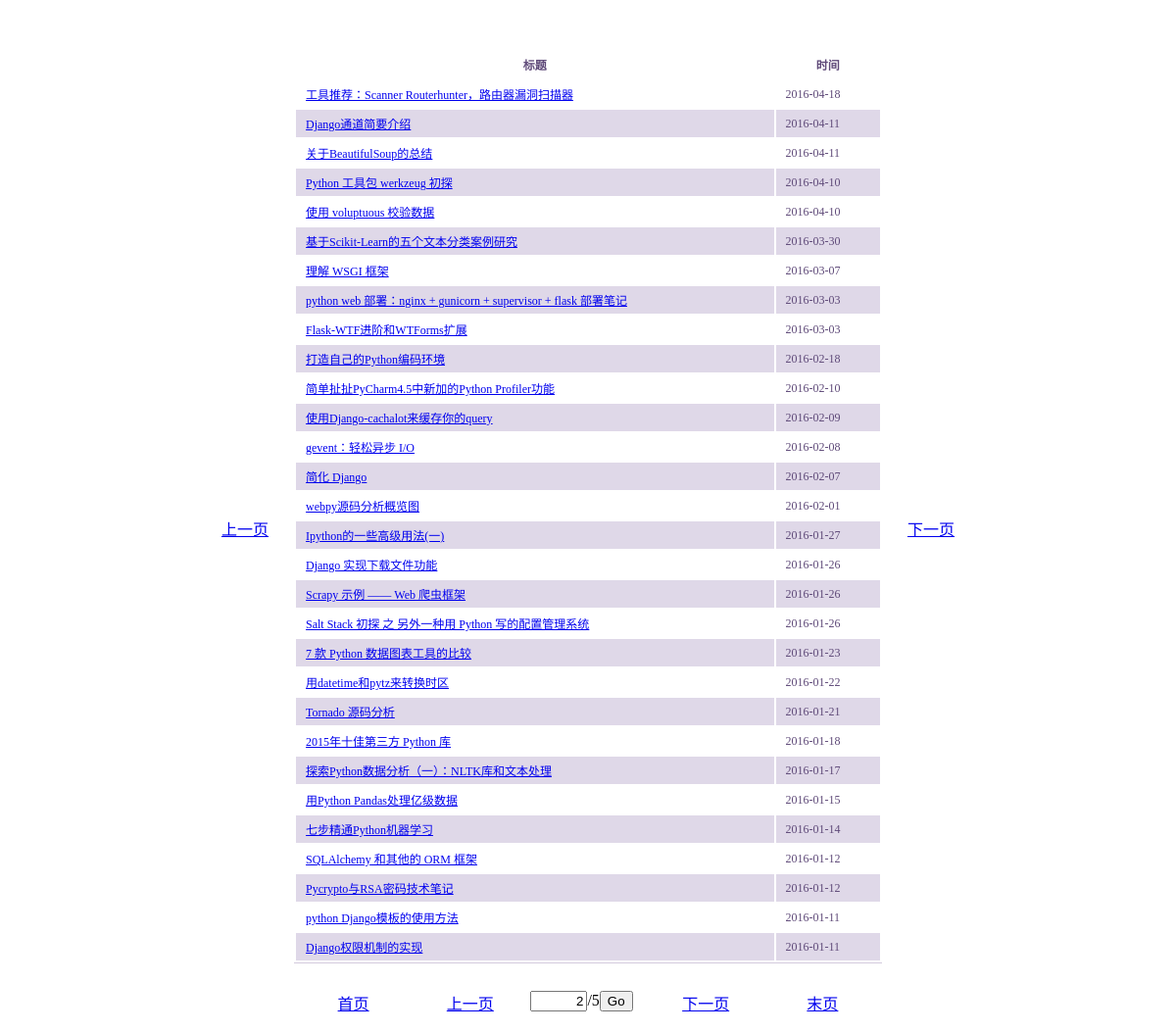
/2, run on the app's committed database.
### tables this page shows
CREATE TABLE collection
                                    (title text, date text, url text);

### web.py (the view)
@app.route('/')
@app.route('/<int:page>')
def show_items(page=1):
    order = get_order()
    max_page = count_page()
    cur = g.db.execute('''SELECT DISTINCT * FROM collection
                          ORDER BY date '''+ order + ' LIMIT ? OFFSET ?',
                          (ITEM_NUM_PER_PAGE, ITEM_NUM_PER_PAGE * (page - 1), ))
    items = [dict(title=row[0], date=row[1], url=row[2])
             for row in cur.fetchall()]
    return render_template('show.html', items=items,
                           current_page = page, max_page=max_page)

### web.py (called while the page is built)
@app.before_request
def before_request():
    g.db = sqlite3.connect('data.db')

@app.teardown_request
def teardown_request(exception):
    db = getattr(g, 'db', None)
    if db is not None:
        db.close()

def count_page():
    cur = g.db.execute('SELECT count(DISTINCT url) FROM collection')
    return ceil(cur.fetchone()[0] / ITEM_NUM_PER_PAGE)

def get_order():
    order = request.args.get('order', 'DESC')
    return order if order in ['DESC', 'ASC'] else 'DESC'

### templates/show.html (shortened to what this page needs)
<!doctype html>
<html>
  <head>
    <link rel="stylesheet" type="text/css" href="{{ url_for('static', filename='style.css') }}">
  </head>
  <body>
    <div id="container">
      <table id="table-4">
        <thead>
          <tr>
            <th>标题</th>
            <th>时间</th>
          </tr>
        </thead>
        {% for item in items %}
        <tr>
          <td><a title="{{ item.title }}" href="{{item.url}}" target="_blank">{{item.title}}</a></td>
          <td>{{item.date}}</td>
        </tr>
        {% endfor %}
      </table>
      <table id="table-nav">
        <tr>
          <td><a href="/1" title="首页">首页</a></td>
          <td>
            {% if current_page > 1 %}
              <a href="/{{current_page - 1}}" title="上一页">上一页</a>
            {% endif %}
          </td>
          <td>
            <form action="{{url_for('goto')}}" onsubmit="return validate_form(this)"  method="post">
              <input type="text" name="target_page" style="width:50px;text-align:right" value="{{current_page}}">
              {{- '/%d'|format(max_page) -}}
              <input type="submit" value="Go">
            </form>
          </td>
          <td>
            {% if current_page < max_page %}
              <a href="/{{current_page + 1}}" title="下一页">下一页</a>
            {% endif %}
          </td>
          <td><a href="/{{max_page}}" title="末页">末页</a></td>
        </tr>
      </table>
    </div>
    <div id="side-nav">
      {% if current_page > 1 %}
        <a class="prev" href="/{{current_page - 1}}" title="上一页">上一页</a>
      {% endif %}
      {% if current_page < max_page %}
        <a class="next" href="/{{current_page + 1}}" title="下一页">下一页</a>
      {% endif %}
    </div>
  </body>
</html>

### static/style.css (style rules this page uses)
div#container { width: 600px; position: absolute; left: 50%; margin-left: -300px; top: 50px; }
#table-4 thead, #table-4 tr { border-top-width: 1px; border-top-style: solid; border-top-color: rgb(211, 202, 221); }
#table-4 { width: 600px; border-bottom-width: 1px; border-bottom-style: solid; border-bottom-color: rgb(211, 202, 221); }
#table-4 td, #table-4 th { padding: 5px 10px; font-size: 12px; font-family: Verdana; color: rgb(95, 74, 121); }
#table-4 tr:nth-child(even) { background: rgb(223, 216, 232) }
#table-4 tr:nth-child(odd) { background: #FFF }
#table-nav { width: 600px;margin-top: 5px; }
#table-nav td { width: 120px; }
#table-nav a { height: 40px; display: block; text-align: center; padding-top: 20px; }
#side-nav a.prev,a.next { display:block;width:100px;height:100px;position:fixed;left:50%; top:50%;margin-top:-50px;padding-top: 50px;text-align: center; }
#side-nav a.prev { margin-left: -400px; }
#side-nav a.next { margin-left: 300px; }

### data on the page
collection: title "工具推荐：Scanner Routerhunter，路由器漏洞扫描器", date "2016-04-18"
collection: title "Django通道简要介绍", date "2016-04-11"
collection: title "关于BeautifulSoup的总结", date "2016-04-11"
collection: title "Python 工具包 werkzeug 初探", date "2016-04-10"
collection: title "使用 voluptuous 校验数据", date "2016-04-10"
collection: title "基于Scikit-Learn的五个文本分类案例研究", date "2016-03-30"
collection: title "理解 WSGI 框架", date "2016-03-07"
collection: title "python web 部署：nginx + gunicorn + supervisor + flask 部署笔记", date "2016-03-03"
collection: title "Flask-WTF进阶和WTForms扩展", date "2016-03-03"
collection: title "打造自己的Python编码环境", date "2016-02-18"
collection: title "简单扯扯PyCharm4.5中新加的Python Profiler功能", date "2016-02-10"
collection: title "使用Django-cachalot来缓存你的query", date "2016-02-09"
collection: title "gevent：轻松异步 I/O", date "2016-02-08"
collection: title "简化 Django", date "2016-02-07"
collection: title "webpy源码分析概览图", date "2016-02-01"
collection: title "Ipython的一些高级用法(一)", date "2016-01-27"
collection: title "Django 实现下载文件功能", date "2016-01-26"
collection: title "Scrapy 示例 —— Web 爬虫框架", date "2016-01-26"
collection: title "Salt Stack 初探 之 另外一种用 Python 写的配置管理系统", date "2016-01-26"
collection: title "7 款 Python 数据图表工具的比较", date "2016-01-23"
collection: title "用datetime和pytz来转换时区", date "2016-01-22"
collection: title "Tornado 源码分析", date "2016-01-21"
collection: title "2015年十佳第三方 Python 库", date "2016-01-18"
collection: title "探索Python数据分析（一）：NLTK库和文本处理", date "2016-01-17"
collection: title "用Python Pandas处理亿级数据", date "2016-01-15"
collection: title "七步精通Python机器学习", date "2016-01-14"
collection: title "SQLAlchemy 和其他的 ORM 框架", date "2016-01-12"
collection: title "Pycrypto与RSA密码技术笔记", date "2016-01-12"
collection: title "python Django模板的使用方法", date "2016-01-11"
collection: title "Django权限机制的实现", date "2016-01-11"

### other printed values
{{ '/%d'|format(max_page) }} "/5"
